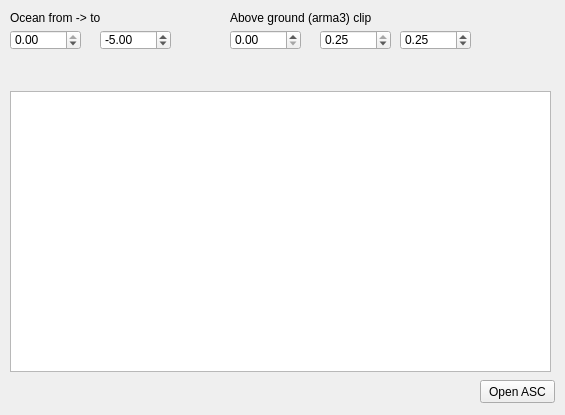
<?xml version="1.0" encoding="UTF-8"?>
<ui version="4.0">
 <class>Widget</class>
 <widget class="QWidget" name="Widget">
  <property name="geometry">
   <rect>
    <x>0</x>
    <y>0</y>
    <width>565</width>
    <height>415</height>
   </rect>
  </property>
  <property name="windowTitle">
   <string>Widget</string>
  </property>
  <widget class="QPushButton" name="openASC">
   <property name="geometry">
    <rect>
     <x>480</x>
     <y>380</y>
     <width>75</width>
     <height>23</height>
    </rect>
   </property>
   <property name="text">
    <string>Open ASC</string>
   </property>
  </widget>
  <widget class="QTextEdit" name="textEdit">
   <property name="geometry">
    <rect>
     <x>10</x>
     <y>91</y>
     <width>541</width>
     <height>281</height>
    </rect>
   </property>
  </widget>
  <widget class="QLabel" name="ocean_label">
   <property name="geometry">
    <rect>
     <x>10</x>
     <y>10</y>
     <width>91</width>
     <height>16</height>
    </rect>
   </property>
   <property name="text">
    <string>Ocean from -&gt; to</string>
   </property>
  </widget>
  <widget class="QDoubleSpinBox" name="ocean_level">
   <property name="geometry">
    <rect>
     <x>10</x>
     <y>30</y>
     <width>71</width>
     <height>20</height>
    </rect>
   </property>
   <property name="minimum">
    <double>-1000.000000000000000</double>
   </property>
   <property name="maximum">
    <double>0.000000000000000</double>
   </property>
  </widget>
  <widget class="QDoubleSpinBox" name="ocean_clip">
   <property name="geometry">
    <rect>
     <x>100</x>
     <y>30</y>
     <width>71</width>
     <height>20</height>
    </rect>
   </property>
   <property name="minimum">
    <double>-10000.000000000000000</double>
   </property>
   <property name="maximum">
    <double>1000.000000000000000</double>
   </property>
   <property name="value">
    <double>-5.000000000000000</double>
   </property>
  </widget>
  <widget class="QLabel" name="ocean_label_2">
   <property name="geometry">
    <rect>
     <x>230</x>
     <y>10</y>
     <width>151</width>
     <height>16</height>
    </rect>
   </property>
   <property name="text">
    <string>Above ground (arma3) clip</string>
   </property>
  </widget>
  <widget class="QDoubleSpinBox" name="aboveGround_low">
   <property name="geometry">
    <rect>
     <x>230</x>
     <y>30</y>
     <width>71</width>
     <height>20</height>
    </rect>
   </property>
   <property name="minimum">
    <double>0.000000000000000</double>
   </property>
   <property name="maximum">
    <double>0.300000000000000</double>
   </property>
  </widget>
  <widget class="QDoubleSpinBox" name="aboveGround_high">
   <property name="geometry">
    <rect>
     <x>320</x>
     <y>30</y>
     <width>71</width>
     <height>20</height>
    </rect>
   </property>
   <property name="minimum">
    <double>-10000.000000000000000</double>
   </property>
   <property name="maximum">
    <double>0.250000000000000</double>
   </property>
   <property name="value">
    <double>0.250000000000000</double>
   </property>
  </widget>
  <widget class="QDoubleSpinBox" name="aboveGround_clip">
   <property name="geometry">
    <rect>
     <x>400</x>
     <y>30</y>
     <width>71</width>
     <height>20</height>
    </rect>
   </property>
   <property name="minimum">
    <double>-10000.000000000000000</double>
   </property>
   <property name="maximum">
    <double>1.000000000000000</double>
   </property>
   <property name="value">
    <double>0.250000000000000</double>
   </property>
  </widget>
 </widget>
 <layoutdefault spacing="6" margin="11"/>
 <resources/>
 <connections/>
</ui>
